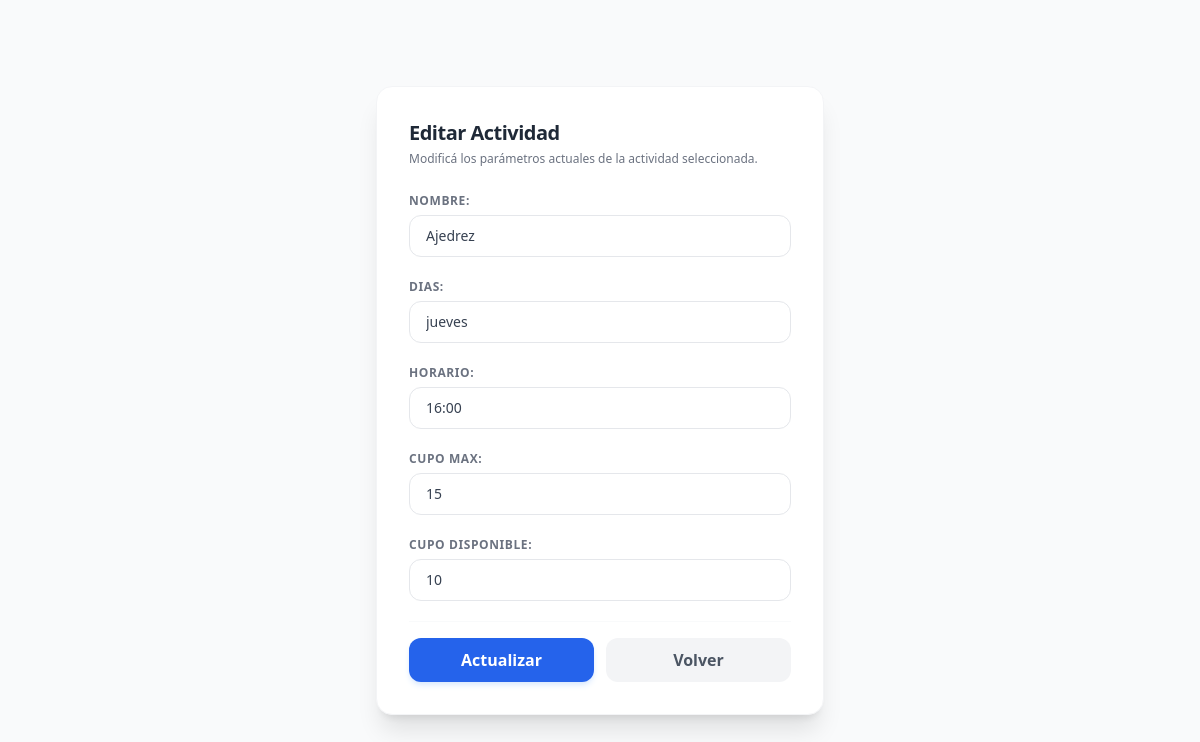
The app's page /actividades/3/editar/ with its own data.
### apps/actividades/models.py (models this page shows, shortened)
class Actividad(models.Model):
    nombre = models.CharField(max_length=100)
    dias = models.CharField(max_length=40)
    horario = models.CharField(max_length=20)
    cupo_max = models.IntegerField()
    cupo_disponible = models.IntegerField()

### apps/actividades/views.py (the view)
# urls.py: path('<int:pk>/editar/', ActividadUpdateView.as_view(), name='update'),
class ActividadUpdateView(UpdateView):
    model = Actividad
    fields = '__all__'
    template_name = 'actividades/update.html'
    success_url = reverse_lazy('actividades:list')

### templates/actividades/update.html (shortened to what this page needs)
<!DOCTYPE html>
<html lang="es">
<head>
    <script src="https://cdn.tailwindcss.com"></script>
</head>
<body class="bg-gray-50 p-6 flex items-center justify-center min-h-screen">
    <div class="bg-white p-8 rounded-2xl shadow-xl border border-gray-100 max-w-md w-full backdrop-blur-sm">
        <header class="mb-6">
            <h1 class="text-xl font-bold text-gray-800 tracking-tight">Editar Actividad</h1>
            <p class="text-xs text-gray-500 mt-1">Modificá los parámetros actuales de la actividad seleccionada.</p>
        </header>
        <form method="POST" class="space-y-4">
            <div class="text-sm">
                {{ form.as_p }}
            </div>
            <div class="pt-4 flex gap-3 border-t border-gray-50">
                <button type="submit" class="w-full bg-blue-600 hover:bg-blue-700 text-white font-semibold py-2.5 rounded-xl shadow-md shadow-blue-100 transition-all duration-150 transform active:scale-95 focus:outline-none">
                    Actualizar
                </button>
                <a href="{% url 'actividades:list' %}" class="w-full bg-gray-100 hover:bg-gray-200 text-gray-600 font-semibold py-2.5 rounded-xl text-center transition-all duration-150 transform active:scale-95 block">
                    Volver
                </a>
            </div>
        </form>
    </div>
</body>
</html>

### records on screen
Actividad: nombre "Ajedrez", dias "jueves", horario "16:00", cupo_max "15", cupo_disponible "10"
